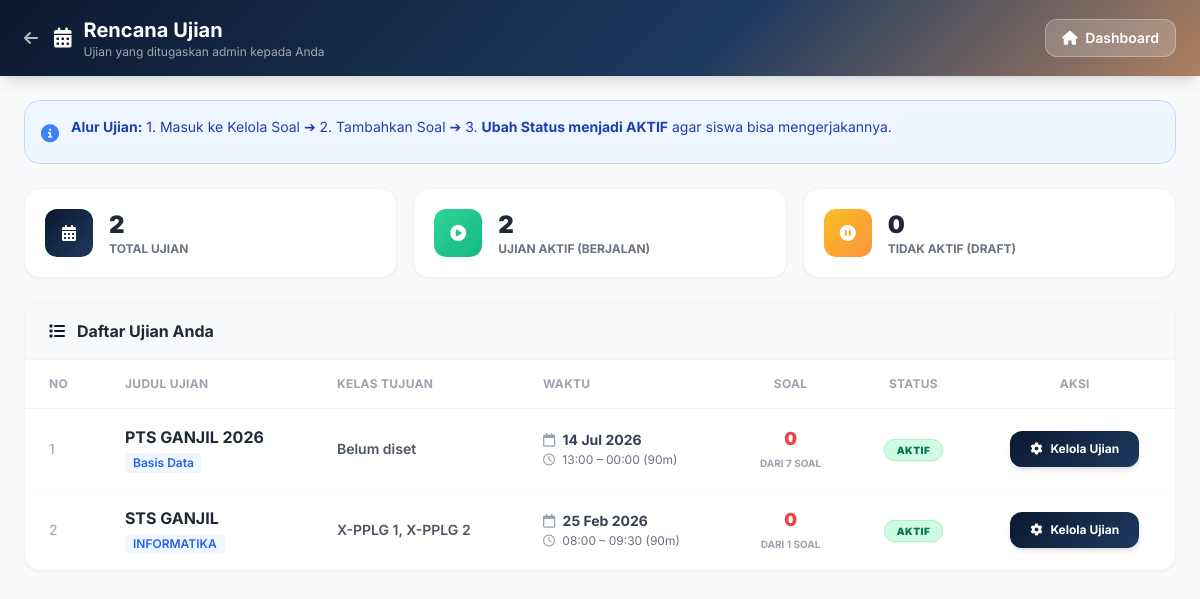
Page /cbt_sekolah/pages/guru/rencana_ujian.php (signed in) on the committed database.
### tables this page shows
CREATE TABLE `tb_ujian` (
  `id_ujian` int(11) NOT NULL,
  `id_mapel` int(11) NOT NULL,
  `id_guru` int(11) NOT NULL,
  `judul_ujian` varchar(200) NOT NULL,
  `tanggal_ujian` date NOT NULL,
  `jam_mulai` time NOT NULL,
  `jam_selesai` time NOT NULL,
  `durasi_menit` int(11) NOT NULL,
  `token` varchar(10) DEFAULT NULL,
  `tampil_nilai` enum('0','1') DEFAULT '0',
  `acak_soal` enum('0','1') DEFAULT '0',
  `anti_tab` enum('0','1') DEFAULT '0',
  `status_ujian` enum('aktif','nonaktif') DEFAULT 'aktif'
);

CREATE TABLE `tb_mapel` (
  `id_mapel` int(11) NOT NULL,
  `kode_mapel` varchar(20) DEFAULT NULL,
  `nama_mapel` varchar(100) NOT NULL
);

### cbt_sekolah/pages/guru/rencana_ujian.php (the view, shortened to what this page needs)
<?php
require_once '../../config/koneksi.php';
$id_guru   = $_SESSION['id_user'];
$stmt = $pdo->prepare("
    SELECT
        u.*, m.nama_mapel,
        (SELECT GROUP_CONCAT(k.nama_kelas SEPARATOR ', ')
         FROM tb_ujian_kelas uk
         JOIN tb_kelas k ON k.id_kelas = uk.id_kelas
         WHERE uk.id_ujian = u.id_ujian) AS kelas_list,
        (SELECT COUNT(*) FROM tb_ujian_soal us WHERE us.id_ujian = u.id_ujian) AS jml_soal_terpilih,
        (SELECT COUNT(*) FROM tb_soal ts WHERE ts.id_mapel = u.id_mapel) AS jml_bank_soal
    FROM tb_ujian u
    LEFT JOIN tb_mapel m ON m.id_mapel = u.id_mapel
    WHERE u.id_guru = ?
    ORDER BY u.tanggal_ujian DESC
");
$stmt->execute([$id_guru]);
$ujian_list = $stmt->fetchAll(PDO::FETCH_ASSOC);
$total       = count($ujian_list);
$total_aktif = count(array_filter($ujian_list, fn($u) => strtolower($u['status_ujian']) === 'aktif'));
?>
<!DOCTYPE html>
<html lang="id">
<head>
    <script src="https://cdn.tailwindcss.com"></script>
    <link rel="stylesheet" href="https://cdnjs.cloudflare.com/ajax/libs/font-awesome/6.4.0/css/all.min.css">
</head>
<body class="bg-gray-50 min-h-screen">
<header class="gradient-bg shadow-lg py-4 px-6 flex justify-between items-center sticky top-0 z-40">
    <div class="flex items-center space-x-3">
        <a href="dashboard.php" class="text-white/70 hover:text-white mr-1 transition"><i class="fas fa-arrow-left"></i></a>
        <i class="fas fa-calendar-alt text-white text-xl"></i>
        <div>
            <h1 class="text-xl font-bold text-white">Rencana Ujian</h1>
            <p class="text-white/60 text-xs">Ujian yang ditugaskan admin kepada Anda</p>
        </div>
    </div>
    <div class="flex items-center gap-3">
        <a href="dashboard.php" class="bg-white/20 hover:bg-white/30 text-white px-4 py-2 rounded-xl text-sm font-semibold border border-white/30 transition">
            <i class="fas fa-home mr-1"></i> Dashboard
        </a>
    </div>
</header>
<main class="p-6 max-w-7xl mx-auto">
    <div class="bg-blue-50 border border-blue-200 rounded-2xl p-4 mb-6 flex items-start gap-3">
        <i class="fas fa-info-circle text-blue-500 mt-0.5 text-lg flex-shrink-0"></i>
        <div class="text-sm text-blue-800">
            <strong>Alur Ujian:</strong> 1. Masuk ke Kelola Soal ➔ 2. Tambahkan Soal ➔ 3. <strong>Ubah Status menjadi AKTIF</strong> agar siswa bisa mengerjakannya.
        </div>
    </div>
    <div class="grid grid-cols-1 md:grid-cols-3 gap-4 mb-6">
        <div class="bg-white rounded-2xl p-5 shadow-sm border border-gray-100 flex items-center gap-4">
            <div class="w-12 h-12 rounded-xl bg-gradient-to-br from-[#0A192F] to-[#1E3A5F] flex items-center justify-center"><i class="fas fa-calendar-alt text-white"></i></div>
            <div><div class="text-2xl font-black text-gray-800"><?= $total ?></div><div class="text-xs text-gray-500 font-bold uppercase">Total Ujian</div></div>
        </div>
        <div class="bg-white rounded-2xl p-5 shadow-sm border border-gray-100 flex items-center gap-4">
            <div class="w-12 h-12 rounded-xl bg-gradient-to-br from-emerald-400 to-emerald-500 flex items-center justify-center"><i class="fas fa-play-circle text-white"></i></div>
            <div><div class="text-2xl font-black text-gray-800"><?= $total_aktif ?></div><div class="text-xs text-gray-500 font-bold uppercase">Ujian Aktif (Berjalan)</div></div>
        </div>
        <div class="bg-white rounded-2xl p-5 shadow-sm border border-gray-100 flex items-center gap-4">
            <div class="w-12 h-12 rounded-xl bg-gradient-to-br from-amber-400 to-orange-400 flex items-center justify-center"><i class="fas fa-pause-circle text-white"></i></div>
            <div><div class="text-2xl font-black text-gray-800"><?= $total - $total_aktif ?></div><div class="text-xs text-gray-500 font-bold uppercase">Tidak Aktif (Draft)</div></div>
        </div>
    </div>
    <div class="bg-white rounded-2xl shadow-sm border border-gray-100 overflow-hidden">
        <div class="px-6 py-4 border-b border-gray-100 flex items-center gap-3 bg-gray-50">
            <i class="fas fa-list text-[#0A192F]"></i><h3 class="font-bold text-gray-800">Daftar Ujian Anda</h3>
        </div>
        <?php if (!empty($ujian_list)): ?>
        <div class="overflow-x-auto">
            <table class="w-full text-sm text-left">
                <thead class="bg-white text-gray-400 text-xs uppercase tracking-wide border-b border-gray-100">
                    <tr>
                        <th class="px-6 py-4">No</th>
                        <th class="px-6 py-4">Judul Ujian</th>
                        <th class="px-6 py-4">Kelas Tujuan</th>
                        <th class="px-6 py-4">Waktu</th>
                        <th class="px-6 py-4 text-center">Soal</th>
                        <th class="px-6 py-4 text-center">Status</th>
                        <th class="px-6 py-4 text-center">Aksi</th>
                    </tr>
                </thead>
                <tbody class="divide-y divide-gray-50">
                <?php $no=1; foreach ($ujian_list as $u): ?>
                <tr>
                    <td class="px-6 py-4 text-gray-400"><?= $no++ ?></td>
                    <td class="px-6 py-4">
                        <div class="font-bold text-gray-800 text-base"><?= htmlspecialchars($u['judul_ujian']) ?></div>
                        <div class="text-xs font-semibold text-blue-600 bg-blue-50 inline-block px-2 py-0.5 rounded mt-1"><?= htmlspecialchars($u['nama_mapel'] ?? '-') ?></div>
                    </td>
                    <td class="px-6 py-4 text-gray-600 font-semibold"><?= htmlspecialchars($u['kelas_list'] ?? 'Belum diset') ?></td>
                    <td class="px-6 py-4">
                        <div class="font-bold text-gray-700"><i class="far fa-calendar text-gray-400 mr-1"></i> <?= !empty($u['tanggal_ujian']) ? date('d M Y', strtotime($u['tanggal_ujian'])) : '-' ?></div>
                        <div class="text-xs text-gray-500 mt-0.5"><i class="far fa-clock text-gray-400 mr-1"></i> <?= substr($u['jam_mulai'],0,5) ?> – <?= substr($u['jam_selesai'],0,5) ?> (<?= $u['durasi_menit'] ?>m)</div>
                    </td>
                    <td class="px-6 py-4 text-center">
                        <?php $jml = (int)$u['jml_soal_terpilih']; $bank = (int)$u['jml_bank_soal']; ?>
                        <div class="font-black text-lg <?= $jml > 0 ? 'text-emerald-600' : 'text-red-500' ?>"><?= $jml ?></div>
                        <div class="text-[10px] text-gray-400 uppercase font-bold">dari <?= $bank ?> soal</div>
                    </td>
                    <td class="px-6 py-4 text-center">
                        <?php if (strtolower($u['status_ujian']) === 'aktif'): ?>
                            <span class="bg-emerald-100 text-emerald-700 border border-emerald-200 px-3 py-1 rounded-full text-[10px] font-black uppercase tracking-wider shadow-sm">Aktif</span>
                        <?php else: ?>
                            <span class="bg-gray-100 text-gray-500 border border-gray-200 px-3 py-1 rounded-full text-[10px] font-black uppercase tracking-wider">Tidak Aktif</span>
                        <?php endif; ?>
                    </td>
                    <td class="px-6 py-4 text-center">
                        <a href="kelola_soal_ujian.php?id=<?= $u['id_ujian'] ?>" class="btn-gradient text-white px-5 py-2.5 rounded-xl text-xs font-bold inline-flex items-center gap-2 shadow-md hover:scale-105 transition">
                            <i class="fas fa-cog"></i> Kelola Ujian
                        </a>
                    </td>
                </tr>
                <?php endforeach; ?>
                </tbody>
            </table>
        </div>
        <?php endif; ?>
    </div>
</main>
</body>
</html>

### cbt_sekolah/pages/guru/rencana_ujian.php (style rules this page uses)
* { font-family:'Inter',sans-serif; }
.gradient-bg { background:linear-gradient(135deg,#0A192F 0%,#1E3A5F 30%,#F4A261 60%,#90BE6D 100%); background-size:200% 200%; animation:gm 10s ease infinite; }
.btn-gradient { background:linear-gradient(135deg,#0A192F,#1E3A5F,#F4A261,#90BE6D); background-size:300% 300%; animation:bg 5s ease infinite; }

### rows in the picture
tb_ujian: judul_ujian "PTS GANJIL 2026", id_mapel.nama_mapel "Basis Data", kelas_list "Belum diset", tanggal_ujian "14 Jul 2026", jam_mulai "13:00", jam_selesai "00:00", durasi_menit "90", jml "0", bank "7", status_ujian "AKTIF"
tb_ujian: judul_ujian "STS GANJIL", id_mapel.nama_mapel "INFORMATIKA", kelas_list "X-PPLG 1, X-PPLG 2", tanggal_ujian "25 Feb 2026", jam_mulai "08:00", jam_selesai "09:30", durasi_menit "90", jml "0", bank "1", status_ujian "AKTIF"

### other values in the picture
$total "2"
$total_aktif "2"
$total - $total_aktif "0"
